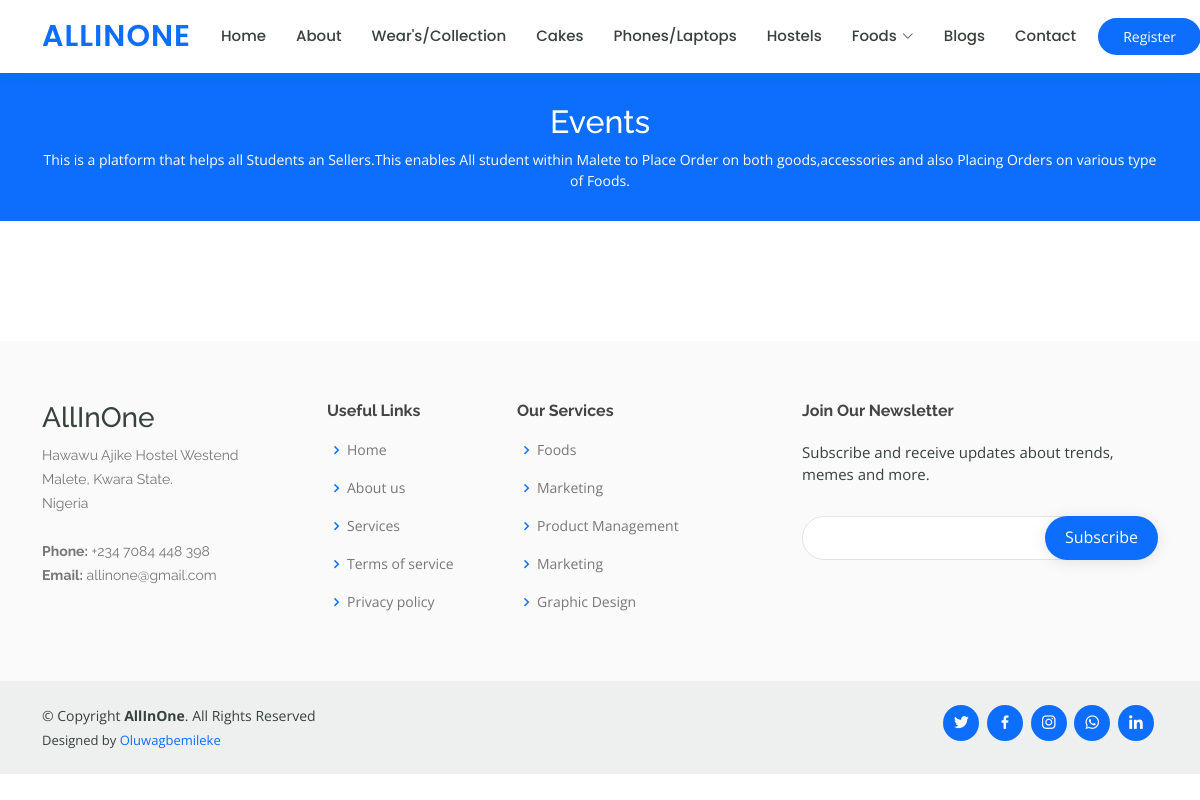
/pages/blog/, run on an earlier commit of the app's database.
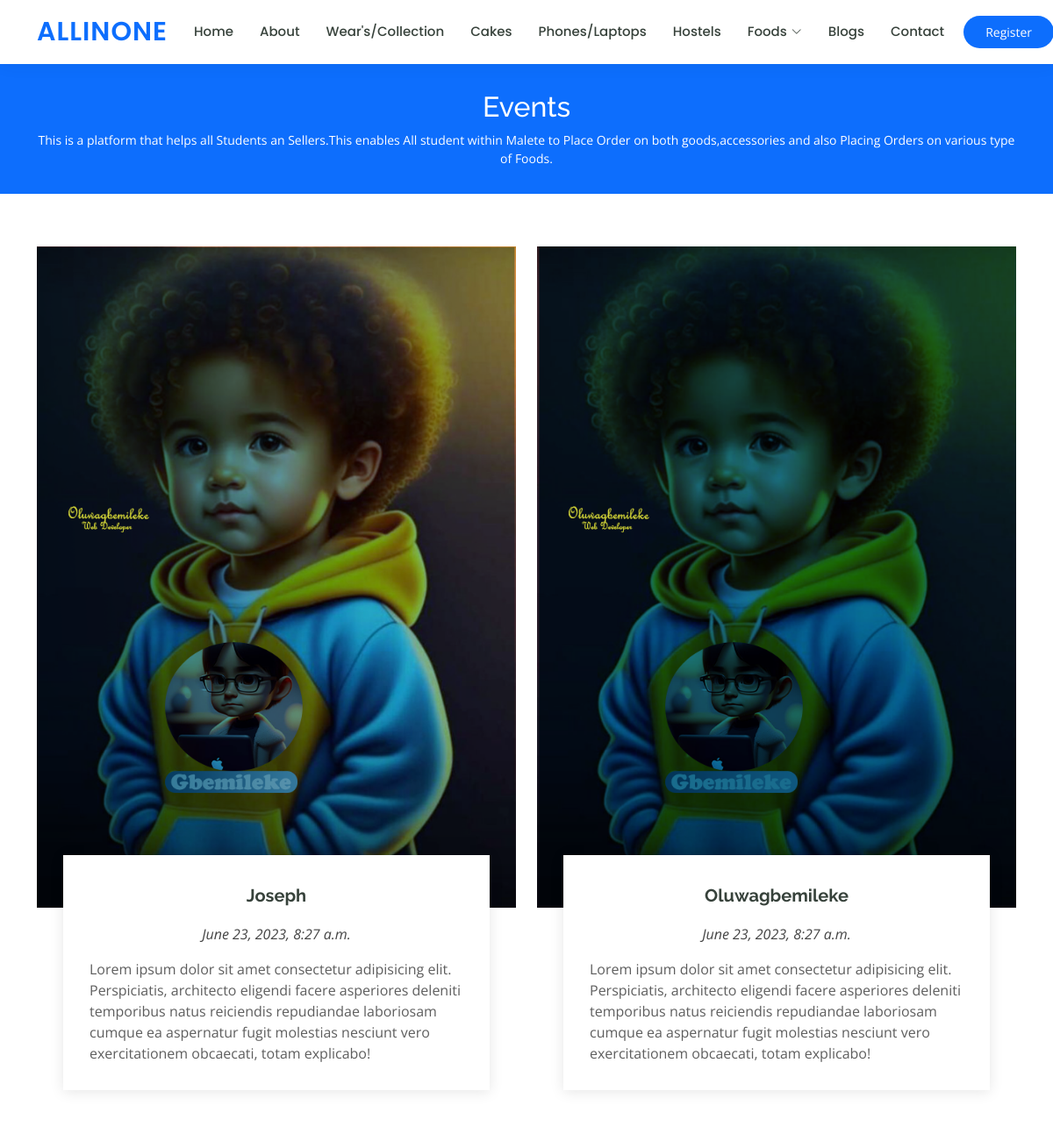
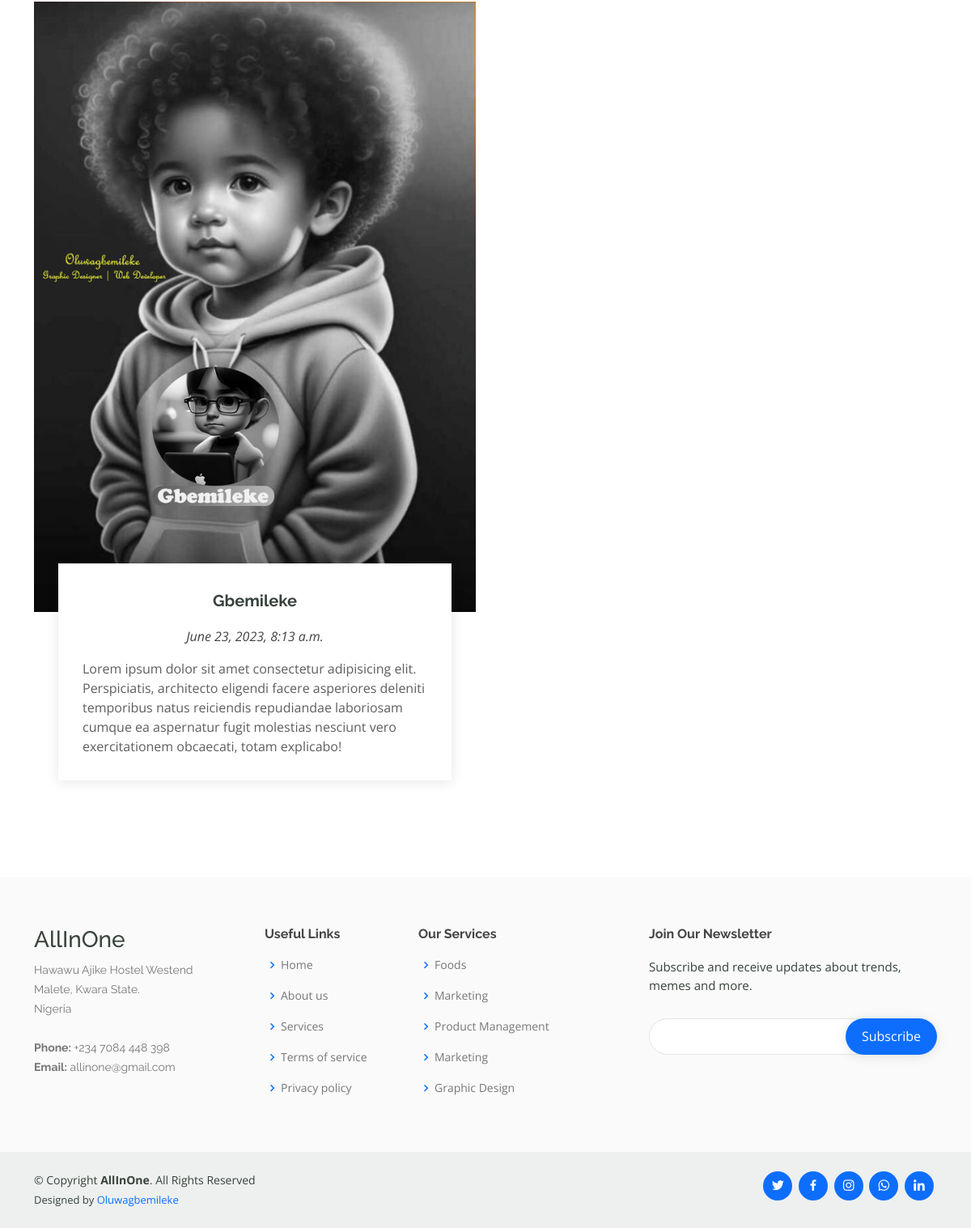
And on a later commit of the database (2 pictures, top to bottom).
### frontend/models.py (models this page shows, shortened)
class Blog(models.Model):
    blog_img = models.ImageField(blank=True, verbose_name='Blog Image', null=True, upload_to='uploads/')
    blog_title = models.CharField(max_length=100, verbose_name='Blog Title')
    blog_description = models.TextField(verbose_name='Description')
    blog_date = models.DateTimeField(auto_now_add=True)
    user = models.ForeignKey(User, on_delete=models.CASCADE)
    class Meta():
        verbose_name_plural = 'Blog'

### frontend/views.py (the view)
# urls.py: 2. Add a URL to urlpatterns:  path('blog/', include('blog.urls'))
def blog(request):
    blogs = Blog.objects.order_by('-blog_date')[:6]
    return render(request, 'frontend/blog.html', {'blog':blogs})

### templates/frontend/blog.html (shortened to what this page needs)
{% extends 'frontend/base.html' %}
{% load static %}
{% block content %}
<main id="main">
  <div class="breadcrumbs" data-aos="fade-in">
    <div class="container">
      <h2>Events</h2>
      <p>This is a platform that helps all Students an Sellers.This enables All student within Malete to Place Order on both goods,accessories and also Placing Orders on various type of Foods. </p>
    </div>
  </div>
  <section id="events" class="events">
    <div class="container" data-aos="fade-up">
        <div class="row">
            {% if blog %}
                {% for b in blog %}
                <div class="col-md-6 col-lg-6 d-flex align-items-stretch">
                      <div class="card">
                        <div class="card-img">
                          <img src="{{ b.blog_img.url }}" alt="...">
                        </div>
                        <div class="card-body">
                          <h5 class="card-title"><a href="">{{ b.blog_title }}</a></h5>
                          <p class="fst-italic text-center">{{ b.blog_date }}</p>
                          <p class="card-text">{{ b.blog_description }}</p>
                        </div>
                      </div>
                </div>
                {% endfor %}
            {% endif %}
        </div>
    </div>
  </section>
</main>
 {% endblock %}

### templates/frontend/base.html (shortened to what this page needs)
{% load static %}
<!DOCTYPE html>
<html lang="en">
<head>
  <link href="{% static 'frontend/assets/vendor/animate.css/animate.min.css' %}" rel="stylesheet">
  <link href="{% static 'frontend/assets/vendor/aos/aos.css' %}" rel="stylesheet">
  <link href="{% static 'frontend/assets/vendor/bootstrap/css/bootstrap.min.css' %}" rel="stylesheet">
  <link href="{% static 'frontend/assets/vendor/bootstrap-icons/bootstrap-icons.css' %}" rel="stylesheet">
  <link href="{% static 'frontend/assets/vendor/boxicons/css/boxicons.min.css' %}" rel="stylesheet">
  <link href="{% static 'frontend/assets/vendor/remixicon/remixicon.css' %}" rel="stylesheet">
  <link href="{% static 'frontend/assets/vendor/swiper/swiper-bundle.min.css' %}" rel="stylesheet">
  <link href="{% static 'frontend/assets/css/style.css' %}" rel="stylesheet">
</head>
<body>
  {% if request.user.is_authenticated %}
  <header id="header" class="fixed-top">
    <div class="container d-flex align-items-center">
      <h1 class="logo me-auto"><a href="{% url 'index' %}">AllinOne</a></h1>
      <nav id="navbar" class="navbar order-last order-lg-0">
        <ul>
          <li><a class="#" href="{% url 'index' %}">Home</a></li>
          <li><a href="{% url 'frontend:about'%}">About</a></li>
          <li><a href="{% url 'frontend:wears'%}">Wear's/Collection</a></li>
          <li><a href="{% url 'frontend:cakes'%}">Cakes</a></li>
          <li><a href="{% url 'frontend:phones'%}">Phones/Laptops</a></li>
          <li><a href="{% url 'frontend:hostel'%}">Hostels</a></li>
          <li class="dropdown"><a href="#"><span>Foods</span> <i class="bi bi-chevron-down"></i></a>
            <ul>
              <li><a href="#">Arena</a></li>
              </li>
              <li><a href="#">Krafty</a></li>
              <li><a href="#">Item7</a></li>
              <li><a href="#">Okele Joint</a></li>
              <li><a href="#">Iya Afusat</a></li>
              <li><a href="#">Joy Bliss</a></li>
            </ul>
          </li>
          <li><a href="{% url 'frontend:blog'%}">Blogs</a></li>
          <li><a href="{% url 'frontend:contact'%}">Contact</a></li>
        </ul>
        <i class="bi bi-list mobile-nav-toggle"></i>
      </nav>
      <a href="{% url 'backend:dashboard' %}" class="get-started-btn">Dashboard</a>
    </div>
  </header>
  {% else %}
    <header id="header" class="fixed-top">
      <div class="container d-flex align-items-center">
        <h1 class="logo me-auto"><a href="{% url 'index' %}">AllinOne</a></h1>
        <nav id="navbar" class="navbar order-last order-lg-0">
          <ul>
            <li><a class="#" href="{% url 'index' %}">Home</a></li>
            <li><a href="{% url 'frontend:about'%}">About</a></li>
            <li><a href="{% url 'frontend:wears'%}">Wear's/Collection</a></li>
            <li><a href="{% url 'frontend:cakes'%}">Cakes</a></li>
            <li><a href="{% url 'frontend:phones'%}">Phones/Laptops</a></li>
            <li><a href="{% url 'frontend:hostel'%}">Hostels</a></li>
            <li class="dropdown"><a href="#"><span>Foods</span> <i class="bi bi-chevron-down"></i></a>
                </li>
              </ul>
            <li><a href="{% url 'frontend:blog'%}">Blogs</a></li>
            <li><a href="{% url 'frontend:contact'%}">Contact</a></li>
        </nav>
        <a href="{% url 'backend:login_view'%}" class="get-started-btn">Register</a>
      </div>
    </header>
    {% endif %}
  {% block content %}
  {% endblock%}
  <footer id="footer">
    <div class="footer-top">
      <div class="container">
        <div class="row">
          <div class="col-lg-3 col-md-6 footer-contact">
            <h3>AllInOne</h3>
            <p>
              Hawawu Ajike Hostel Westend <br>
              Malete, Kwara State.<br>
              Nigeria <br><br>
              <strong>Phone:</strong> +234 7084 448 398<br>
              <strong>Email:</strong> allinone@gmail.com<br>
            </p>
          </div>
          <div class="col-lg-2 col-md-6 footer-links">
            <h4>Useful Links</h4>
            <ul>
              <li><i class="bx bx-chevron-right"></i> <a href="#">Home</a></li>
              <li><i class="bx bx-chevron-right"></i> <a href="#">About us</a></li>
              <li><i class="bx bx-chevron-right"></i> <a href="#">Services</a></li>
              <li><i class="bx bx-chevron-right"></i> <a href="#">Terms of service</a></li>
              <li><i class="bx bx-chevron-right"></i> <a href="#">Privacy policy</a></li>
            </ul>
          </div>
          <div class="col-lg-3 col-md-6 footer-links">
            <h4>Our Services</h4>
            <ul>
              <li><i class="bx bx-chevron-right"></i> <a href="#">Foods</a></li>
              <li><i class="bx bx-chevron-right"></i> <a href="#">Marketing</a></li>
              <li><i class="bx bx-chevron-right"></i> <a href="#">Product Management</a></li>
              <li><i class="bx bx-chevron-right"></i> <a href="#">Marketing</a></li>
              <li><i class="bx bx-chevron-right"></i> <a href="#">Graphic Design</a></li>
            </ul>
          </div>
          <div class="col-lg-4 col-md-6 footer-newsletter">
            <h4>Join Our Newsletter</h4>
            <p>Subscribe and receive updates about trends, memes and more.</p>
            <form action="" method="post">
              <input type="email" name="email"><input type="submit" value="Subscribe">
            </form>
          </div>
        </div>
      </div>
    </div>
    <div class="container d-md-flex py-4">
      <div class="me-md-auto text-center text-md-start">
        <div class="copyright">
          &copy; Copyright <strong><span>AllInOne</span></strong>. All Rights Reserved
        </div>
        <div class="credits">
          Designed by <a href="https://gbemileke.pythonanywhere.com/" target="_blank">Oluwagbemileke</a>
        </div>
      </div>
      <div class="social-links text-center text-md-right pt-3 pt-md-0">
        <a href="#" class="twitter"><i class="bx bxl-twitter"></i></a>
        <a href="#" class="facebook"><i class="bx bxl-facebook"></i></a>
        <a href="#" class="instagram"><i class="bx bxl-instagram"></i></a>
        <a href="#" class="google-plus"><i class="bx bxl-whatsapp"></i></a>
        <a href="#" class="linkedin"><i class="bx bxl-linkedin"></i></a>
      </div>
    </div>
  </footer>
</body>
</html>

### static/frontend/assets/css/style.css (style rules this page uses)
body { font-family: "Open Sans", sans-serif; color: #444444; }
a { color: #0d6efd; text-decoration: none; }
h1, h2, h3, h4, h5, h6 { font-family: "Raleway", sans-serif; }
#header { background: #fff; transition: all 0.5s; z-index: 997; padding: 15px 0; box-shadow: 0px 0 18px rgba(55, 66, 59, 0.08); }
#header .logo { font-size: 30px; margin: 0; padding: 0; line-height: 1; font-weight: 600; letter-spacing: 1px; text-transform: uppercase; font-family: "Poppins", sans-serif; }
#header .logo a { color: #0d6efd; }
.get-started-btn { margin-left: 22px; background: #0d6efd; color: #fff; border-radius: 50px; padding: 8px 25px; white-space: nowrap; transition: 0.3s; font-size: 14px; display: inline-block; }
.navbar { padding: 0; }
.navbar ul { margin: 0; padding: 0; display: flex; list-style: none; align-items: center; }
.navbar li { position: relative; }
.navbar a, .navbar a:focus { display: flex; align-items: center; justify-content: space-between; padding: 10px 0 10px 30px; font-family: "Poppins", sans-serif; font-size: 15px; font-weight: 500; color: #37423b; white-space: nowrap; transition: 0.3s; }
.navbar a i, .navbar a:focus i { font-size: 12px; line-height: 0; margin-left: 5px; }
section { padding: 60px 0; overflow: hidden; }
.breadcrumbs { margin-top: 73px; text-align: center; background: #0d6efd; padding: 30px 0; color: #fff; }
.breadcrumbs h2 { font-size: 32px; font-weight: 500; }
.breadcrumbs p { font-size: 14px; margin-bottom: 0; }
.events .card { border: 0; padding: 0 30px; margin-bottom: 60px; position: relative; }
.events .card-img { width: calc(100% + 60px); margin-left: -30px; overflow: hidden; z-index: 9; border-radius: 0; }
.events .card-img img { max-width: 100%; transition: all 0.3s ease-in-out; }
.events .card-body { z-index: 10; background: #fff; border-top: 4px solid #fff; padding: 30px; box-shadow: 0px 2px 15px rgba(0, 0, 0, 0.1); margin-top: -60px; transition: 0.3s; }
.events .card-title { font-weight: 700; text-align: center; margin-bottom: 20px; }
.events .card-title a { color: #37423b; transition: 0.3s; }
.events .card-text { color: #5e5e5e; }
#footer { color: #37423b; font-size: 14px; background: #eef0ef; }
#footer .footer-top { padding: 60px 0 30px 0; background: #f9faf9; }
#footer .footer-top .footer-contact { margin-bottom: 30px; }
#footer .footer-top .footer-contact p { font-size: 14px; line-height: 24px; margin-bottom: 0; font-family: "Raleway", sans-serif; color: #777777; }
#footer .footer-top h4 { font-size: 16px; font-weight: bold; color: #444444; position: relative; padding-bottom: 12px; }
#footer .footer-top .footer-links { margin-bottom: 30px; }
#footer .footer-top .footer-links ul { list-style: none; padding: 0; margin: 0; }
#footer .footer-top .footer-links ul i { padding-right: 2px; color: #0d6efd; font-size: 18px; line-height: 1; }
#footer .footer-top .footer-links ul li { padding: 10px 0; display: flex; align-items: center; }
#footer .footer-top .footer-links ul li:first-child { padding-top: 0; }
#footer .footer-top .footer-links ul a { color: #777777; transition: 0.3s; display: inline-block; line-height: 1; }
#footer .footer-newsletter { font-size: 15px; }
#footer .footer-newsletter h4 { font-size: 16px; font-weight: bold; color: #444444; position: relative; padding-bottom: 12px; }
#footer .footer-newsletter form { margin-top: 30px; background: #fff; padding: 6px 10px; position: relative; border-radius: 50px; text-align: left; border: 1px solid #e0e5e2; }
#footer .footer-newsletter form input[type=email] { border: 0; padding: 4px 8px; width: calc(100% - 100px); }
#footer .footer-newsletter form input[type=submit] { position: absolute; top: -1px; right: -1px; bottom: -1px; border: 0; background: none; font-size: 16px; padding: 0 20px 2px 20px; background: #0d6efd; color: #fff; transition: 0.3s; border-radius: 50px; box-shadow: 0px 2px 15px rgba(0, 0, 0, 0.1); }
#footer .credits { padding-top: 5px; font-size: 13px; }
#footer .credits a { color: #0d6efd; transition: 0.3s; }
#footer .social-links a { font-size: 18px; display: inline-block; background: #0d6efd; color: #fff; line-height: 1; padding: 8px 0; margin-right: 4px; border-radius: 50%; text-align: center; width: 36px; height: 36px; transition: 0.3s; }

What changed in the data, as far as the page shows it:
added Blog: blog_img (picture), blog_title "Joseph", blog_date "June 23, 2023, 8:27 a.m.", blog_description "Lorem ipsum dolor sit amet consectetur adipisicing elit. Perspiciatis, architecto eligendi facere asperiores deleniti temporibus natus reiciendis repudiandae laboriosam cumque ea aspernatur fugit molestias nesciunt vero exercitationem obcaecati, totam explicabo!"
added Blog: blog_img (picture), blog_title "Oluwagbemileke", blog_date "June 23, 2023, 8:27 a.m.", blog_description "Lorem ipsum dolor sit amet consectetur adipisicing elit. Perspiciatis, architecto eligendi facere asperiores deleniti temporibus natus reiciendis repudiandae laboriosam cumque ea aspernatur fugit molestias nesciunt vero exercitationem obcaecati, totam explicabo!"
added Blog: blog_img (picture), blog_title "Gbemileke", blog_date "June 23, 2023, 8:13 a.m.", blog_description "Lorem ipsum dolor sit amet consectetur adipisicing elit. Perspiciatis, architecto eligendi facere asperiores deleniti temporibus natus reiciendis repudiandae laboriosam cumque ea aspernatur fugit molestias nesciunt vero exercitationem obcaecati, totam explicabo!"
